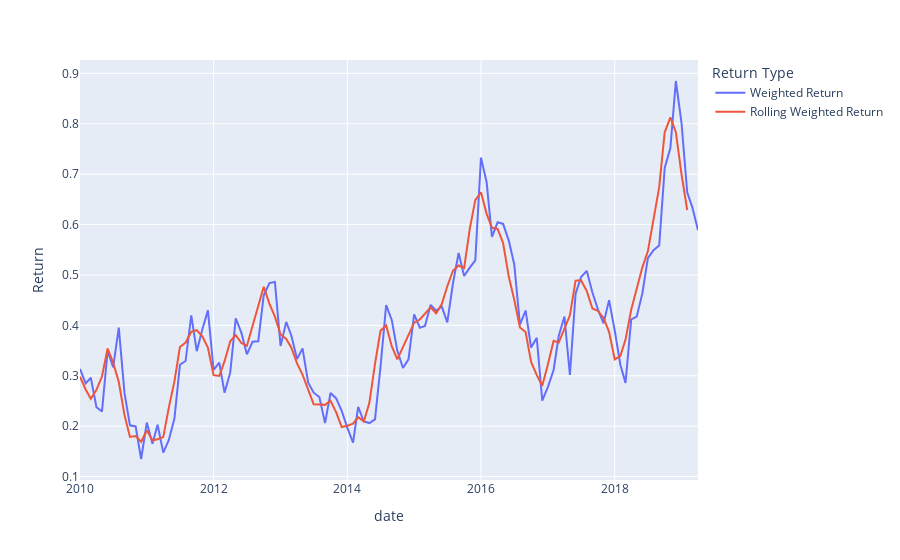

Notebook code cell kept with this figure:
### Markdown cell above
## Time Series

### Code cell
returns = (
  (1 / 4 * asset_24mo_returns_period_df)
    .sum(axis = 1)
    .rename('Weighted Return')
)
rolling_returns = (
  returns
    .rolling(3)
    .mean()
    .rename('Rolling Weighted Return')
    .shift(-2)
)
plot_df = (
  pd
    .concat([returns, rolling_returns], axis = 1)
    .reset_index()
    .melt(
      id_vars = 'date',
      value_name = 'Return',
      var_name = 'Return Type'
    )
)
print('Number of observations:', len(returns))

px.line(
  plot_df, 
  x = 'date', 
  y = 'Return', 
  color = 'Return Type'
)
